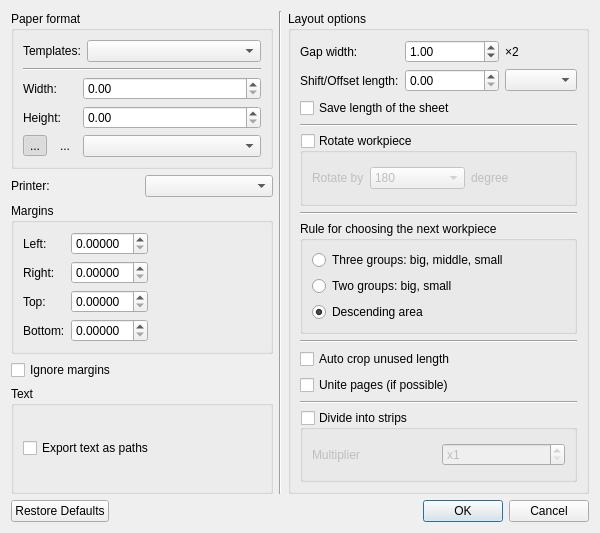
<?xml version="1.0" encoding="UTF-8"?>
<ui version="4.0">
 <class>DialogLayoutSettings</class>
 <widget class="QDialog" name="DialogLayoutSettings">
  <property name="geometry">
   <rect>
    <x>0</x>
    <y>0</y>
    <width>600</width>
    <height>533</height>
   </rect>
  </property>
  <property name="windowTitle">
   <string>Layout print settings</string>
  </property>
  <property name="windowIcon">
   <iconset resource="../share/resources/toolicon.qrc">
    <normaloff>:/toolicon/32x32/layout_settings.png</normaloff>:/toolicon/32x32/layout_settings.png</iconset>
  </property>
  <layout class="QVBoxLayout" name="verticalLayout_8">
   <item>
    <layout class="QHBoxLayout" name="horizontalLayout_4">
     <item>
      <layout class="QVBoxLayout" name="verticalLayout_5">
       <item>
        <widget class="QGroupBox" name="paperFormat_GroupBox">
         <property name="autoFillBackground">
          <bool>false</bool>
         </property>
         <property name="title">
          <string>Paper format</string>
         </property>
         <property name="flat">
          <bool>false</bool>
         </property>
         <property name="checkable">
          <bool>false</bool>
         </property>
         <property name="checked">
          <bool>false</bool>
         </property>
         <layout class="QVBoxLayout" name="verticalLayout">
          <item>
           <layout class="QHBoxLayout" name="horizontalLayout_2">
            <property name="spacing">
             <number>6</number>
            </property>
            <item>
             <widget class="QLabel" name="label">
              <property name="sizePolicy">
               <sizepolicy hsizetype="Fixed" vsizetype="Fixed">
                <horstretch>0</horstretch>
                <verstretch>0</verstretch>
               </sizepolicy>
              </property>
              <property name="text">
               <string>Templates:</string>
              </property>
             </widget>
            </item>
            <item>
             <widget class="QComboBox" name="comboBoxTemplates"/>
            </item>
           </layout>
          </item>
          <item>
           <widget class="Line" name="line">
            <property name="orientation">
             <enum>Qt::Horizontal</enum>
            </property>
           </widget>
          </item>
          <item>
           <layout class="QGridLayout" name="gridLayout">
            <item row="2" column="0">
             <layout class="QHBoxLayout" name="horizontalLayout">
              <item>
               <widget class="QToolButton" name="portrait_ToolButton">
                <property name="text">
                 <string notr="true">...</string>
                </property>
                <property name="icon">
                 <iconset resource="../../../libs/vmisc/share/resources/icon.qrc">
                  <normaloff>:/icon/16x16/portrait.png</normaloff>:/icon/16x16/portrait.png</iconset>
                </property>
                <property name="checkable">
                 <bool>true</bool>
                </property>
                <property name="checked">
                 <bool>true</bool>
                </property>
                <property name="autoRaise">
                 <bool>true</bool>
                </property>
                <attribute name="buttonGroup">
                 <string notr="true">buttonGroup</string>
                </attribute>
               </widget>
              </item>
              <item>
               <widget class="QToolButton" name="landscape_ToolButton">
                <property name="text">
                 <string notr="true">...</string>
                </property>
                <property name="icon">
                 <iconset resource="../../../libs/vmisc/share/resources/icon.qrc">
                  <normaloff>:/icon/16x16/landscape.png</normaloff>:/icon/16x16/landscape.png</iconset>
                </property>
                <property name="checkable">
                 <bool>true</bool>
                </property>
                <property name="checked">
                 <bool>false</bool>
                </property>
                <property name="autoRaise">
                 <bool>true</bool>
                </property>
                <attribute name="buttonGroup">
                 <string notr="true">buttonGroup</string>
                </attribute>
               </widget>
              </item>
             </layout>
            </item>
            <item row="0" column="0">
             <widget class="QLabel" name="labelWidth">
              <property name="sizePolicy">
               <sizepolicy hsizetype="Fixed" vsizetype="Preferred">
                <horstretch>0</horstretch>
                <verstretch>0</verstretch>
               </sizepolicy>
              </property>
              <property name="text">
               <string>Width:</string>
              </property>
             </widget>
            </item>
            <item row="1" column="0">
             <widget class="QLabel" name="labelHeight">
              <property name="sizePolicy">
               <sizepolicy hsizetype="Fixed" vsizetype="Preferred">
                <horstretch>0</horstretch>
                <verstretch>0</verstretch>
               </sizepolicy>
              </property>
              <property name="text">
               <string>Height:</string>
              </property>
             </widget>
            </item>
            <item row="2" column="1">
             <widget class="QComboBox" name="comboBoxPaperSizeUnit">
              <property name="sizePolicy">
               <sizepolicy hsizetype="Preferred" vsizetype="Fixed">
                <horstretch>0</horstretch>
                <verstretch>0</verstretch>
               </sizepolicy>
              </property>
              <property name="minimumSize">
               <size>
                <width>124</width>
                <height>0</height>
               </size>
              </property>
             </widget>
            </item>
            <item row="1" column="1">
             <widget class="QDoubleSpinBox" name="doubleSpinBoxPaperHeight">
              <property name="minimumSize">
               <size>
                <width>94</width>
                <height>0</height>
               </size>
              </property>
              <property name="decimals">
               <number>2</number>
              </property>
              <property name="maximum">
               <double>99999.000000000000000</double>
              </property>
             </widget>
            </item>
            <item row="0" column="1">
             <widget class="QDoubleSpinBox" name="doubleSpinBoxPaperWidth">
              <property name="minimumSize">
               <size>
                <width>94</width>
                <height>0</height>
               </size>
              </property>
              <property name="decimals">
               <number>2</number>
              </property>
              <property name="maximum">
               <double>99999.990000000005239</double>
              </property>
             </widget>
            </item>
           </layout>
          </item>
         </layout>
        </widget>
       </item>
       <item>
        <layout class="QHBoxLayout" name="horizontalLayout_6">
         <item>
          <widget class="QLabel" name="label_6">
           <property name="sizePolicy">
            <sizepolicy hsizetype="Preferred" vsizetype="Fixed">
             <horstretch>0</horstretch>
             <verstretch>0</verstretch>
            </sizepolicy>
           </property>
           <property name="text">
            <string>Printer:</string>
           </property>
          </widget>
         </item>
         <item>
          <widget class="QComboBox" name="comboBoxPrinter"/>
         </item>
        </layout>
       </item>
       <item>
        <widget class="QGroupBox" name="groupBoxPaperFileds">
         <property name="sizePolicy">
          <sizepolicy hsizetype="Preferred" vsizetype="Fixed">
           <horstretch>0</horstretch>
           <verstretch>0</verstretch>
          </sizepolicy>
         </property>
         <property name="title">
          <string>Margins</string>
         </property>
         <layout class="QFormLayout" name="formLayout">
          <property name="fieldGrowthPolicy">
           <enum>QFormLayout::ExpandingFieldsGrow</enum>
          </property>
          <item row="1" column="0">
           <widget class="QLabel" name="labelLeftField">
            <property name="text">
             <string>Left:</string>
            </property>
           </widget>
          </item>
          <item row="1" column="1">
           <widget class="QDoubleSpinBox" name="leftField_DoubleSpinBox">
            <property name="decimals">
             <number>5</number>
            </property>
           </widget>
          </item>
          <item row="2" column="0">
           <widget class="QLabel" name="labelRightField">
            <property name="text">
             <string>Right:</string>
            </property>
           </widget>
          </item>
          <item row="2" column="1">
           <widget class="QDoubleSpinBox" name="rightField_DoubleSpinBox">
            <property name="decimals">
             <number>5</number>
            </property>
           </widget>
          </item>
          <item row="3" column="0">
           <widget class="QLabel" name="labelTopField">
            <property name="text">
             <string>Top:</string>
            </property>
           </widget>
          </item>
          <item row="3" column="1">
           <widget class="QDoubleSpinBox" name="topField_DoubleSpinBox">
            <property name="decimals">
             <number>5</number>
            </property>
           </widget>
          </item>
          <item row="4" column="0">
           <widget class="QLabel" name="labelBottomField">
            <property name="text">
             <string>Bottom:</string>
            </property>
           </widget>
          </item>
          <item row="4" column="1">
           <widget class="QDoubleSpinBox" name="bottomField_DoubleSpinBox">
            <property name="decimals">
             <number>5</number>
            </property>
           </widget>
          </item>
         </layout>
        </widget>
       </item>
       <item>
        <widget class="QCheckBox" name="checkBoxIgnoreFileds">
         <property name="sizePolicy">
          <sizepolicy hsizetype="Preferred" vsizetype="Fixed">
           <horstretch>0</horstretch>
           <verstretch>0</verstretch>
          </sizepolicy>
         </property>
         <property name="text">
          <string>Ignore margins</string>
         </property>
        </widget>
       </item>
       <item>
        <layout class="QVBoxLayout" name="verticalLayout_7">
         <item>
          <widget class="QGroupBox" name="groupBoxText">
           <property name="title">
            <string>Text</string>
           </property>
           <layout class="QVBoxLayout" name="verticalLayout_6">
            <item>
             <widget class="QCheckBox" name="textAsPaths_Checkbox">
              <property name="toolTip">
               <string>Text will be converted to paths</string>
              </property>
              <property name="text">
               <string>Export text as paths</string>
              </property>
             </widget>
            </item>
           </layout>
          </widget>
         </item>
        </layout>
       </item>
      </layout>
     </item>
     <item>
      <widget class="Line" name="line_6">
       <property name="orientation">
        <enum>Qt::Vertical</enum>
       </property>
      </widget>
     </item>
     <item>
      <widget class="QGroupBox" name="groupBoxCreationOptions">
       <property name="title">
        <string>Layout options</string>
       </property>
       <layout class="QVBoxLayout" name="verticalLayout_4">
        <item>
         <layout class="QGridLayout" name="gridLayout_2">
          <item row="0" column="1">
           <widget class="QDoubleSpinBox" name="doubleSpinBoxLayoutWidth">
            <property name="minimumSize">
             <size>
              <width>94</width>
              <height>0</height>
             </size>
            </property>
            <property name="minimum">
             <double>0.000000000000000</double>
            </property>
            <property name="maximum">
             <double>99999.990000000005239</double>
            </property>
            <property name="value">
             <double>1.000000000000000</double>
            </property>
           </widget>
          </item>
          <item row="0" column="0">
           <widget class="QLabel" name="labelLayoutWidth">
            <property name="text">
             <string>Gap width:</string>
            </property>
           </widget>
          </item>
          <item row="1" column="0">
           <widget class="QLabel" name="labelShiftLength">
            <property name="text">
             <string>Shift/Offset length:</string>
            </property>
           </widget>
          </item>
          <item row="1" column="1">
           <widget class="QDoubleSpinBox" name="doubleSpinBoxShift">
            <property name="minimumSize">
             <size>
              <width>94</width>
              <height>0</height>
             </size>
            </property>
            <property name="maximum">
             <double>99999.990000000005239</double>
            </property>
            <property name="value">
             <double>0.000000000000000</double>
            </property>
           </widget>
          </item>
          <item row="1" column="2">
           <widget class="QComboBox" name="comboBoxLayoutUnit"/>
          </item>
          <item row="0" column="2">
           <widget class="QLabel" name="label_4">
            <property name="text">
             <string notr="true">×2</string>
            </property>
           </widget>
          </item>
         </layout>
        </item>
        <item>
         <widget class="QCheckBox" name="checkBoxSaveLength">
          <property name="text">
           <string>Save length of the sheet</string>
          </property>
         </widget>
        </item>
        <item>
         <widget class="Line" name="line_3">
          <property name="orientation">
           <enum>Qt::Horizontal</enum>
          </property>
         </widget>
        </item>
        <item>
         <widget class="QGroupBox" name="groupBoxRotate">
          <property name="title">
           <string>Rotate workpiece</string>
          </property>
          <property name="checkable">
           <bool>true</bool>
          </property>
          <property name="checked">
           <bool>false</bool>
          </property>
          <layout class="QHBoxLayout" name="horizontalLayout_3">
           <item>
            <widget class="QLabel" name="label_2">
             <property name="sizePolicy">
              <sizepolicy hsizetype="Fixed" vsizetype="Preferred">
               <horstretch>0</horstretch>
               <verstretch>0</verstretch>
              </sizepolicy>
             </property>
             <property name="text">
              <string>Rotate by</string>
             </property>
            </widget>
           </item>
           <item>
            <widget class="QComboBox" name="comboBoxIncrease">
             <property name="currentIndex">
              <number>21</number>
             </property>
             <item>
              <property name="text">
               <string notr="true">1</string>
              </property>
             </item>
             <item>
              <property name="text">
               <string notr="true">2</string>
              </property>
             </item>
             <item>
              <property name="text">
               <string notr="true">3</string>
              </property>
             </item>
             <item>
              <property name="text">
               <string notr="true">4</string>
              </property>
             </item>
             <item>
              <property name="text">
               <string notr="true">5</string>
              </property>
             </item>
             <item>
              <property name="text">
               <string notr="true">6</string>
              </property>
             </item>
             <item>
              <property name="text">
               <string notr="true">8</string>
              </property>
             </item>
             <item>
              <property name="text">
               <string notr="true">9</string>
              </property>
             </item>
             <item>
              <property name="text">
               <string notr="true">10</string>
              </property>
             </item>
             <item>
              <property name="text">
               <string notr="true">12</string>
              </property>
             </item>
             <item>
              <property name="text">
               <string notr="true">15</string>
              </property>
             </item>
             <item>
              <property name="text">
               <string notr="true">18</string>
              </property>
             </item>
             <item>
              <property name="text">
               <string notr="true">20</string>
              </property>
             </item>
             <item>
              <property name="text">
               <string notr="true">24</string>
              </property>
             </item>
             <item>
              <property name="text">
               <string notr="true">30</string>
              </property>
             </item>
             <item>
              <property name="text">
               <string notr="true">36</string>
              </property>
             </item>
             <item>
              <property name="text">
               <string notr="true">40</string>
              </property>
             </item>
             <item>
              <property name="text">
               <string notr="true">45</string>
              </property>
             </item>
             <item>
              <property name="text">
               <string notr="true">60</string>
              </property>
             </item>
             <item>
              <property name="text">
               <string notr="true">72</string>
              </property>
             </item>
             <item>
              <property name="text">
               <string notr="true">90</string>
              </property>
             </item>
             <item>
              <property name="text">
               <string notr="true">180</string>
              </property>
             </item>
            </widget>
           </item>
           <item>
            <widget class="QLabel" name="label_3">
             <property name="text">
              <string>degree</string>
             </property>
            </widget>
           </item>
          </layout>
         </widget>
        </item>
        <item>
         <widget class="Line" name="line_2">
          <property name="orientation">
           <enum>Qt::Horizontal</enum>
          </property>
         </widget>
        </item>
        <item>
         <widget class="QGroupBox" name="groupBoxCase">
          <property name="title">
           <string>Rule for choosing the next workpiece</string>
          </property>
          <layout class="QVBoxLayout" name="verticalLayout_3">
           <item>
            <layout class="QVBoxLayout" name="verticalLayout_2">
             <item>
              <widget class="QRadioButton" name="radioButtonThreeGroups">
               <property name="text">
                <string>Three groups: big, middle, small</string>
               </property>
               <attribute name="buttonGroup">
                <string notr="true">buttonGroupPrinciple</string>
               </attribute>
              </widget>
             </item>
             <item>
              <widget class="QRadioButton" name="radioButtonTwoGroups">
               <property name="text">
                <string>Two groups: big, small</string>
               </property>
               <property name="checked">
                <bool>false</bool>
               </property>
               <attribute name="buttonGroup">
                <string notr="true">buttonGroupPrinciple</string>
               </attribute>
              </widget>
             </item>
             <item>
              <widget class="QRadioButton" name="radioButtonDescendingArea">
               <property name="text">
                <string>Descending area</string>
               </property>
               <property name="checked">
                <bool>true</bool>
               </property>
               <attribute name="buttonGroup">
                <string notr="true">buttonGroupPrinciple</string>
               </attribute>
              </widget>
             </item>
            </layout>
           </item>
          </layout>
         </widget>
        </item>
        <item>
         <widget class="Line" name="line_4">
          <property name="orientation">
           <enum>Qt::Horizontal</enum>
          </property>
         </widget>
        </item>
        <item>
         <widget class="QCheckBox" name="checkBoxAutoCrop">
          <property name="text">
           <string>Auto crop unused length</string>
          </property>
         </widget>
        </item>
        <item>
         <widget class="QCheckBox" name="checkBoxUnitePages">
          <property name="text">
           <string>Unite pages (if possible)</string>
          </property>
         </widget>
        </item>
        <item>
         <widget class="Line" name="line_5">
          <property name="orientation">
           <enum>Qt::Horizontal</enum>
          </property>
         </widget>
        </item>
        <item>
         <widget class="QGroupBox" name="groupBoxStrips">
          <property name="toolTip">
           <string>Enabling for sheets that have big height will speed up creating.</string>
          </property>
          <property name="title">
           <string>Divide into strips</string>
          </property>
          <property name="checkable">
           <bool>true</bool>
          </property>
          <property name="checked">
           <bool>false</bool>
          </property>
          <layout class="QHBoxLayout" name="horizontalLayout_5">
           <item>
            <widget class="QLabel" name="label_5">
             <property name="text">
              <string>Multiplier</string>
             </property>
            </widget>
           </item>
           <item>
            <widget class="QSpinBox" name="spinBoxMultiplier">
             <property name="toolTip">
              <string>Set multiplier for length of the biggest workpiece in layout.</string>
             </property>
             <property name="prefix">
              <string notr="true">x</string>
             </property>
             <property name="minimum">
              <number>1</number>
             </property>
             <property name="maximum">
              <number>10</number>
             </property>
            </widget>
           </item>
          </layout>
         </widget>
        </item>
       </layout>
      </widget>
     </item>
    </layout>
   </item>
   <item>
    <widget class="QDialogButtonBox" name="buttonBox">
     <property name="orientation">
      <enum>Qt::Horizontal</enum>
     </property>
     <property name="standardButtons">
      <set>QDialogButtonBox::Cancel|QDialogButtonBox::Ok|QDialogButtonBox::RestoreDefaults</set>
     </property>
    </widget>
   </item>
  </layout>
 </widget>
 <resources>
  <include location="../share/resources/toolicon.qrc"/>
  <include location="../../../libs/vmisc/share/resources/icon.qrc"/>
 </resources>
 <connections>
  <connection>
   <sender>buttonBox</sender>
   <signal>accepted()</signal>
   <receiver>DialogLayoutSettings</receiver>
   <slot>accept()</slot>
   <hints>
    <hint type="sourcelabel">
     <x>248</x>
     <y>254</y>
    </hint>
    <hint type="destinationlabel">
     <x>157</x>
     <y>274</y>
    </hint>
   </hints>
  </connection>
  <connection>
   <sender>buttonBox</sender>
   <signal>rejected()</signal>
   <receiver>DialogLayoutSettings</receiver>
   <slot>reject()</slot>
   <hints>
    <hint type="sourcelabel">
     <x>316</x>
     <y>260</y>
    </hint>
    <hint type="destinationlabel">
     <x>286</x>
     <y>274</y>
    </hint>
   </hints>
  </connection>
 </connections>
 <buttongroups>
  <buttongroup name="buttonGroupPrinciple"/>
  <buttongroup name="buttonGroup"/>
 </buttongroups>
</ui>
